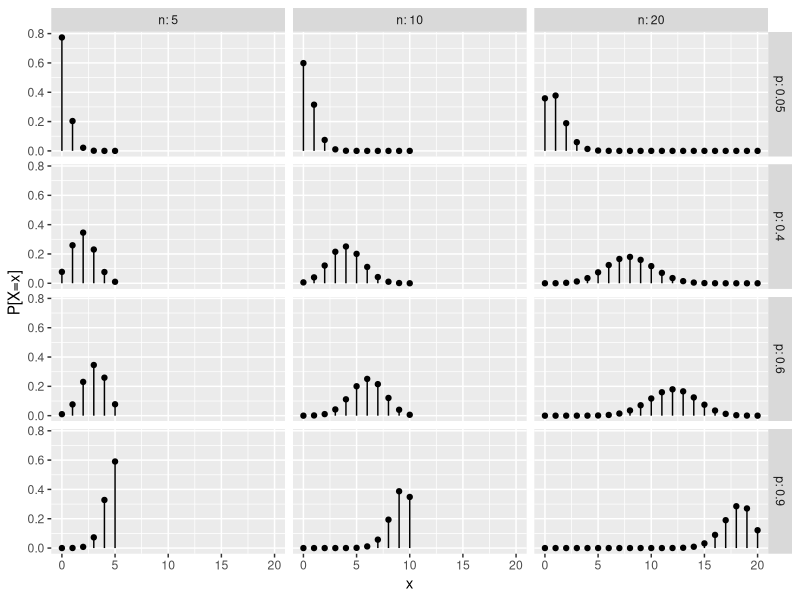
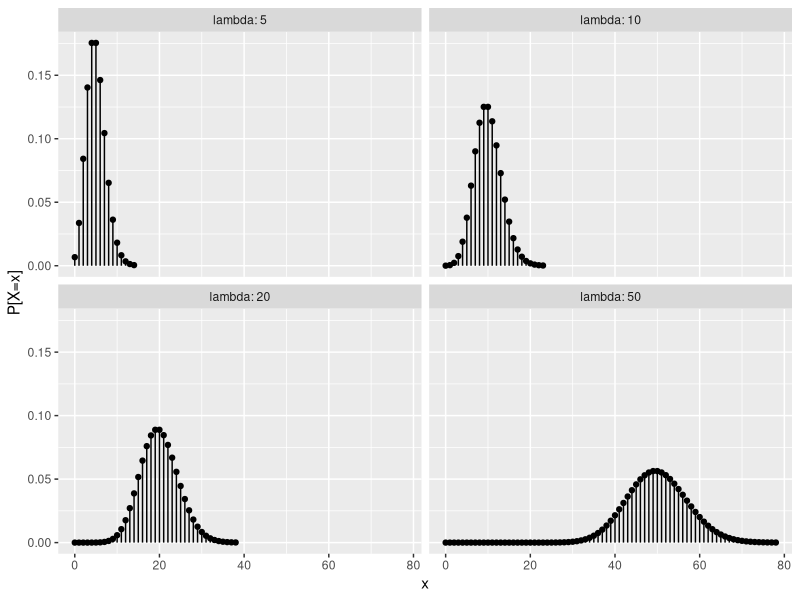
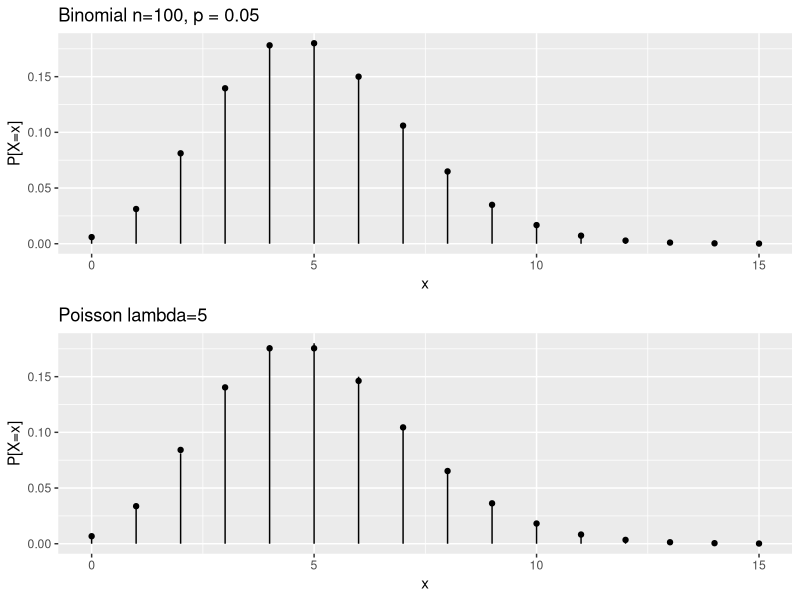
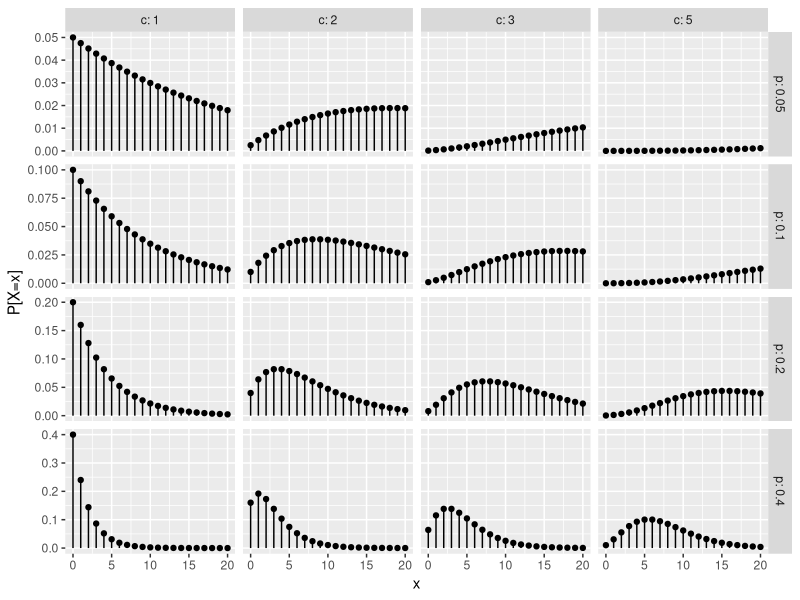
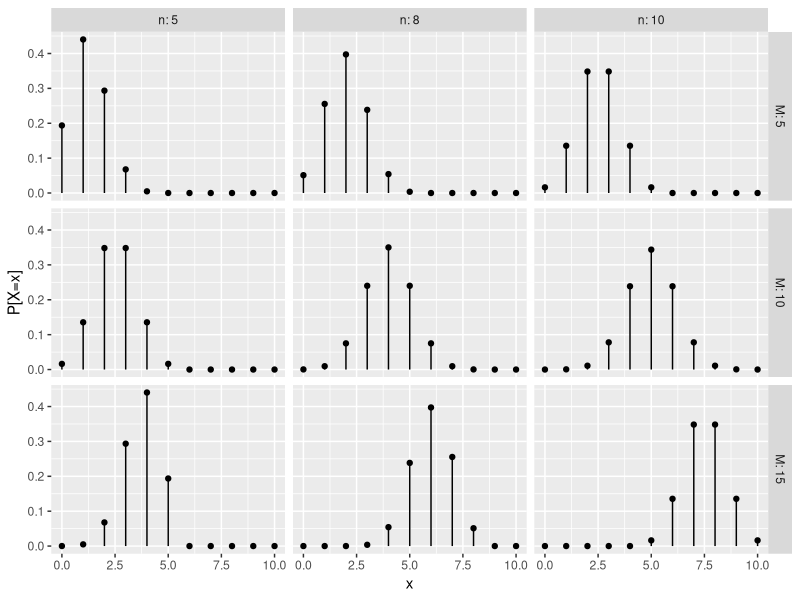
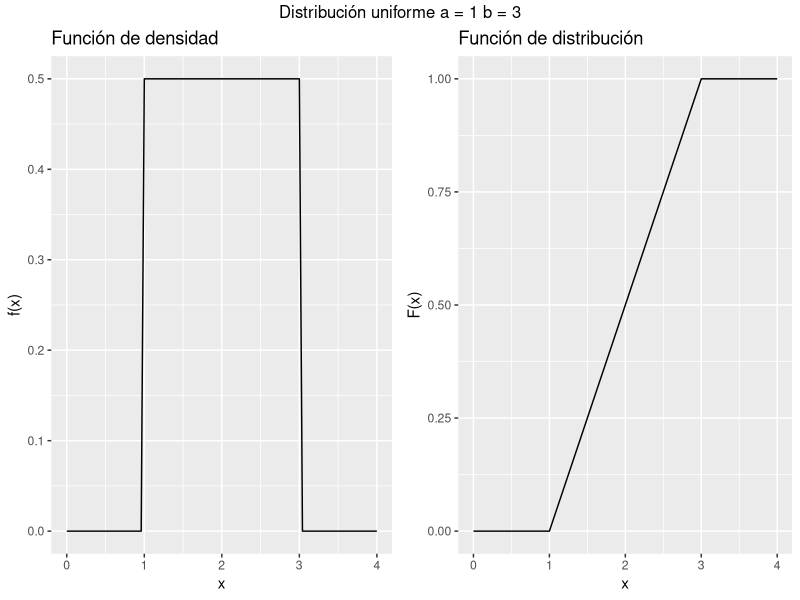
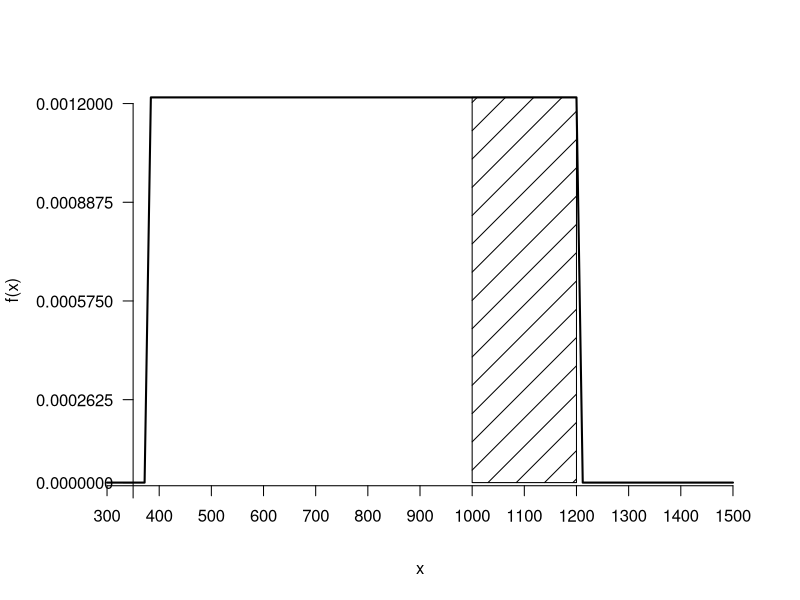
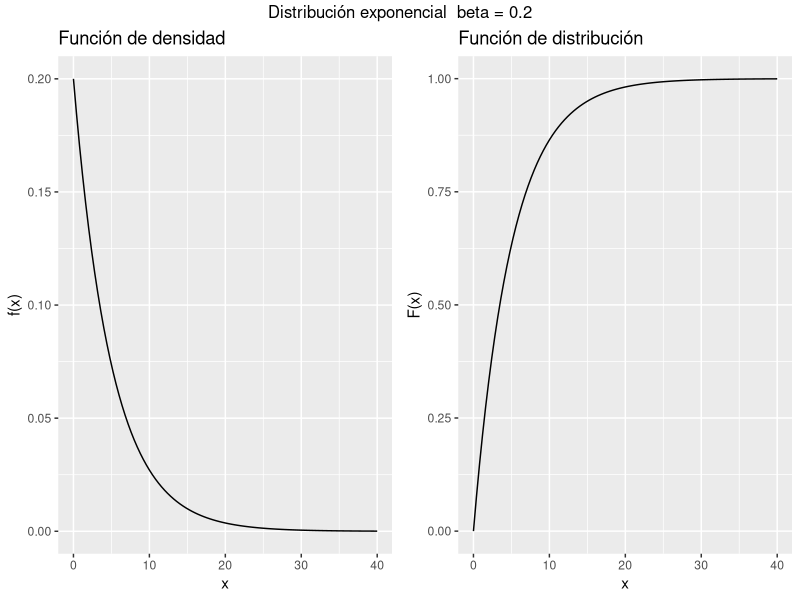

Generate these figures, in order, with R:
## ---- chunk 1
library(dplyr)
library(ggplot2)
n <- c(5, 10, 20)
gdata <- lapply(n, function(x) expand.grid(list(n = x, 
                          p = c(0.05, 0.4, 0.6, 0.9),
                          x = seq(0, x)))) %>% bind_rows() %>% 
  mutate(prob = dbinom(x, n, p))
ggplot(gdata, aes(x = x, xend = x, y = 0, yend = prob)) + 
  geom_segment() +
  geom_point(aes(y=prob)) +
  facet_grid(p~n, labeller = label_both) +
  labs(y = "P[X=x]")
## ---- chunk 2
dbinom(x = 0, size = 5, prob = 0.4)
1 - pbinom(q = 1, size = 5, prob = 0.4)
pbinom(q = 1, size = 5, prob = 0.4, lower.tail = FALSE)
sum(dbinom(x = 2:5, size = 5, prob = 0.4))
## ---- chunk 3
pbinom(q = 0, size = 10, prob = 0.25, lower.tail = FALSE)
## ---- chunk 4
library(dplyr)
library(ggplot2)
par1 <- c(5, 10, 20, 50)
gdata <- lapply(par1, function(lam) expand.grid(list(lambda = lam, 
                          x = seq(0, round(lam + 4*sqrt(lam)) )))) %>% 
  bind_rows() %>% 
  mutate(prob = dpois(x, lambda))
ggplot(gdata, aes(x = x, xend = x, y = 0, yend = prob)) + 
  geom_segment() +
  geom_point(aes(y = prob)) +
  facet_wrap(vars(lambda), labeller = label_both) +
  labs(y = "P[X=x]")
## ---- chunk 5
dpois(x = 0, lambda = 4)
## ---- chunk 6
ppois(q = 2, lambda = 8)
dpois(x = 30, lambda = 32)
## ---- chunk 7

x <- 0:15
n <- 100
p <- 0.05

gdata <- data.frame(x = x, dbinom = dbinom(x, n, p),
                    dpois = dpois(x, n*p))
gridExtra::grid.arrange(
  
gdata %>% ggplot(aes(x = x, xend = x, y = 0, yend = dbinom)) + 
  geom_segment() + 
  geom_point(aes(y=dbinom)) +
  labs(title = "Binomial n=100, p = 0.05", y = "P[X=x]"),
gdata %>% ggplot(aes(x = x, xend = x, y = 0, yend = dbinom)) + 
  geom_segment() + 
  geom_point(aes(y=dpois)) +
  labs(title = "Poisson lambda=5", y = "P[X=x]")
)
## ---- chunk 8
pbinom(2, 100, 0.01)
ppois(2, 1)
## ---- chunk 9
library(dplyr)
library(ggplot2)
par1 <- c(1, 2, 3, 5)
gdata <- lapply(par1, function(c) expand.grid(list(c = c, 
                          p = c(0.05, 0.1, 0.2, 0.4),
                          x = seq(0, 20 )))) %>% bind_rows() %>% 
  mutate(prob = dnbinom(x, c, p))
ggplot(gdata, aes(x = x, xend = x, y = 0, yend = prob)) + 
  geom_segment() +
  geom_point(aes(y=prob)) +
  facet_grid(p ~c, labeller = label_both, scales = "free_y") +
  labs(y = "P[X=x]")
## ---- chunk 10
dnbinom(x = 1, size = 4, prob = 0.6)
## ---- chunk 11
pnbinom(q = 6, size = 4, prob = 0.5, lower.tail = FALSE)
## ---- chunk 12
pnbinom(q = 6, size = 4, prob = 1/2, lower.tail = FALSE)
qnbinom(p = 0.95, size = 4, prob = 1/2)
## ---- chunk 13
pgeom(q = 3, prob = 4/52)
## ---- chunk 14
library(dplyr)
library(ggplot2)
N <-  20
M <- c(5, 10, 15)
gdata <- lapply(M, function(M) expand.grid(list(M = M, 
                          n = c(5, 8, 10),
                          x = seq(0, 10)))) %>% bind_rows() %>% 
  mutate(prob = dhyper(x = x,m = M, n = N-M,k =  n))
ggplot(gdata, aes(x = x, xend = x, y = 0, yend = prob)) + 
  geom_segment() +
  geom_point(aes(y=prob)) +
  facet_grid(M~n, labeller = label_both) +
  labs(y = "P[X=x]")
## ---- chunk 15
dhyper(x = 1, m = 30, n = 20, k = 5)
## ---- chunk 16
dhyper(x = 1, m = 4, n = 52-4, k = 10)
## ---- chunk 17
f.unif <- function(x, a, b) x^0*1/(b-a)
a <- 1
b <- 3
library(ggplot2)
library(gridExtra)
grid.arrange(ggplot(data.frame(x = c(0, 4), y = c(0, 1)), aes(x,y)) +
               stat_function(fun = dunif, args = list(min = a, max = b)) +
               labs(title = "Función de densidad",
                    y = "f(x)"),
             ggplot(data.frame(x = c(0, 4), y = c(0, 1)), aes(x,y)) +
               stat_function(fun = punif, args = list(min = a, max = b)) +
               labs(title = "Función de distribución",
                    y = "F(x)"),
             nrow = 1,
             top = paste("Distribución uniforme a =",a, "b =", b) 
)


## ---- chunk 18
f <- function(x) dunif(x, 380, 1200)
curve(f, 300, 1500, axes = FALSE, lwd = 2)
axis(1, pos = -0.00001, at = seq(300, 1500, by = 100))
axis(2, pos = 350, at = c(-1, 0, seq(-0.00005, 0.0012, length.out = 5)), las = 2)
polygon(c(1000, 1200, 1200, 1000, 1000), c(0,0,1/820, 1/820, 0), density = 5)
## ---- chunk 19
punif(q = 1000, min = 380, max = 1200, lower.tail = FALSE)
## ---- chunk 20
punif(q = 0.9, min = 0, max = 1, lower.tail = FALSE)
## ---- chunk 21
b <- 0.2
xmax <- 40
library(gridExtra)
grid.arrange(ggplot(data.frame(x = c(0, xmax), y = c(0, 1)), aes(x,y)) +
               stat_function(fun = dexp, args = list(rate = b)) +
               labs(title = "Función de densidad",
                    y = "f(x)"),
             ggplot(data.frame(x = c(0, xmax), y = c(0, 1)), aes(x,y)) +
               stat_function(fun = pexp, args = list(rate = b)) +
               labs(title = "Función de distribución",
                    y = "F(x)"),
             nrow = 1,
             top = paste("Distribución exponencial ",  expression(beta), "=", b) 
)


## ---- chunk 22
pexp(q = 1, rate = 4,lower.tail = FALSE)
## ---- chunk 23

marori <- par("mar")
marnew <- marori
marnew[3] <- 2.1
par(mar = marnew)
x <- seq(0, 1.5, by =0.05)
y <- dexp(x, 4)
plot(x,y, type = "l", axes = FALSE, lwd = 2,
     ylab = "f(x)", main = "Función de densidad",
     ylim = c(0, 4.5))
axis(1, pos = 0)
axis(2, pos = 0, las = 1)
abline(v=1)
## ---- chunk 24
pexp(1, 4, lower.tail = FALSE)
## ---- chunk 25
qexp(p = 0.95, rate = 2)
## ---- chunk 26
mu <- 10
sigma <-  2
library(gridExtra)
grid.arrange(ggplot(data.frame(x = c(mu-4*sigma, mu+4*sigma), y = c(0, 1)), aes(x,y)) +
               stat_function(fun = dnorm, args = list(mean = mu, sd = sigma)) +
               labs(title = "Función de densidad",
                    y = "f(x)"),
             ggplot(data.frame(x = c(mu-4*sigma, mu+4*sigma), y = c(0, 1)), aes(x,y)) +
               stat_function(fun = pnorm, args = list(mean = mu, sd = sigma)) +
               labs(title = "Función de distribución",
                    y = "F(x)"),
             nrow = 1,
             top = paste0("Distribución normal media ", mu, " y desviación típica ", sigma)
)


## ---- chunk 27
oldpar <- par(mar = c(5, 4, 0, 2) + 0.1, mai = c(0.3, 0.3, 0.2, 0.3))

plot(rep(0.2, 20), axes = FALSE, type = "n", ann = FALSE, xlim = c(-3.1, 3.1), ylim = c(-0.2, 0.4))
curve(dnorm, add = TRUE, lwd = 3)
axis(1, pos = -0.01, at = -3:3, 
     labels = c(expression(-3*sigma),
                expression(-2*sigma),
                expression(-1*sigma),
                expression(mu),
                expression(1*sigma),
                expression(2*sigma),
                expression(3*sigma)), 
     lwd = 2)
lines(x = c(0, 0), y = c(dnorm(0), -0.01), lty = 5)
ypos <- seq(-0.1, -0.2, length.out = 3)
ytext <- c("68.27%", "95.45%", "99.73%")
text(x = 0, y = ypos, labels = ytext)
arrows(x0 = c(rep(-0.29, 3), rep(0.29,3)), y0 = rep(ypos, 2), x1 = c(-1:(-3), 1:3), length = .15, angle = 25)
xpos <- c(-1:(-3), 1:3)
for (i in 1:6){
lines(x = rep(xpos[i], 2), y = c(-0.06, rep(ypos,2)[i] - 0.01))
}
par(oldpar)
## ---- chunk 28
par(mfrow=c(2,3))

# x <= a
a <- 1
mu <- 0
sig <- 1
curve(dnorm(x, mean = mu),
      xlim = c(mu-4*sig, mu+4*sig),
      ylab = "",
      col = "steelblue",
      lwd = 2,
      axes = FALSE,
      xlab = "")
axis(1, col = gray(0.5), pos = 0, at = c(-10, mu, a, 10),
     labels = c("", "0", "a", ""), padj = -1.5)

mtext(expression("P"*group("[", Z<=a, "]")== F(a)), 1, 1)
xx <- c(seq(a, -6, length.out = 100))
polygon(x = c(xx, -6, rev(xx), a),
        y = c(0, dnorm(xx, mean = mu), rep(0, 101)), col = gray(0.75),
        lty = 3)
axis(2, las = 2, pos = 0, col = gray(0.5),
     at = c(dnorm(c(-1), mean = 3), 10),
     labels = c("", ""))


## Density x>a
a <- 1
mu <- 0
sig <- 1
curve(dnorm(x, mean = mu),
      xlim = c(mu-4*sig, mu+4*sig),
      ylab = "",
      col = "steelblue",
      lwd = 2,
      axes = FALSE,
      xlab = "")
axis(1, col = gray(0.5), pos = mu, at = c(-10, mu, a, 10),
     labels = c("", 0, "a", ""), padj = -1.5)
axis(2, las = 2, pos = 0, col = gray(0.5),
     at = c(dnorm(c(-1), mean = 3), 10),
     labels = c("", ""))

mtext(expression("P[Z>a]" == "1 - P"* group("[", Z <= a, "]") ), 1, 1)
xx <- c(seq(a, 6, length.out = 100))
polygon(x = c(xx, 6, rev(xx), a),
        y = c(0, dnorm(xx, mean = mu), rep(0, 101)), col = gray(0.75),
        lty = 3)

# x > -a
a <- -1
curve(dnorm(x, mean = mu),
      xlim = c(mu-4*sig, mu+4*sig),
      ylab = "",
      col = "steelblue",
      lwd = 2,
      axes = FALSE,
      xlab = "")
axis(1, col = gray(0.5), pos = 0, 
     at = c(-10, a, mu, 10),
     labels = c("", "-a", "0", ""), 
     padj = -1.5)


mtext(expression("P[Z>-a]" == "P"*group("[", Z<=a, "]")), 1, 1)
xx <- c(seq(a, 6, length.out = 100))
polygon(x = c(xx, 6, rev(xx), a),
        y = c(0, dnorm(xx, mean = mu), rep(0, 101)), col = gray(0.75),
        lty = 3)
axis(2, las = 2, pos = 0, col = gray(0.5),
     at = c(dnorm(c(-1), mean = 3), 10),
     labels = c("", ""))


# x < -a
a <- -1
curve(dnorm(x, mean = mu),
      xlim = c(mu-4*sig, mu+4*sig),
      ylab = "",
      col = "steelblue",
      lwd = 2,
      axes = FALSE,
      xlab = "")
axis(1, col = gray(0.5), pos = 0, at = c(-10, mu, a, 10),
     labels = c("", "0", "-a", ""), padj = -1.5)
axis(2, las = 2, pos = 0, col = gray(0.5),
     at = c(dnorm(c(-1), mean = 3), 10),
     labels = c("", ""))

mtext(expression("P"*group("[", Z<= -a, "]" )== "1- P"*group("[", Z<=a, "]")), 1, 1)
xx <- c(seq(a, -6, length.out = 100))
polygon(x = c(xx, -6, rev(xx), a),
        y = c(0, dnorm(xx, mean = mu), rep(0, 101)), col = gray(0.75),
        lty = 3)

# -b < x < -a
a <- -1
b <- -2
curve(dnorm(x, mean = mu),
      xlim = c(mu-4*sig, mu+4*sig),
      ylab = "",
      col = "steelblue",
      lwd = 2,
      axes = FALSE,
      xlab = "")
axis(1, col = gray(0.5), pos = 0, 
     at = c(   -10,   b,    a,   0,  -a, -b,  10),
     labels = c(" ", "-b", expression("-a"), "0", "a", "b", " "), 
     padj = -1.5)
axis(2, las = 2, pos = 0, col = gray(0.5),
     at = c(dnorm(c(-1), mean = 3), 10),
     labels = c("", ""))

mtext("P[-b<Z<-a]= P[a<Z<b]=", 1, 1)
mtext(expression("=P"*group("[", Z<=b, "]")-"P"*group("[", Z<=a, "]")), 1, 3)
xx <- c(seq(a, b, length.out = 100))
polygon(x = c(xx, b, rev(xx), a),
        y = c(0, dnorm(xx, mean = mu), rep(0, 101)), col = gray(0.75),
        lty = 3)

xx <- c(seq(-a, -b, length.out = 100))
polygon(x = c(xx, -b, rev(xx), -a),
        y = c(0, dnorm(xx, mean = mu), rep(0, 101)), col = gray(0.75),
        lty = 3)


# -a < x < b
a <- -1
b <- 2
curve(dnorm(x, mean = mu),
      xlim = c(mu-4*sig, mu+4*sig),
      ylab = "",
      col = "steelblue",
      lwd = 2,
      axes = FALSE,
      xlab = "")
axis(1, col = gray(0.5), pos = 0, at = c(-10, a, mu, b, 10),
     labels = c("", "-a", "0", "b", ""), padj = -1.5)

mtext(expression("P"*group("[", "-a ≤ Z" <= b, "]")*"="), 1, 1)
mtext("P[Z ≤ b] + P[Z ≤ a] - 1", 1, 3)
xx <- c(seq(a, b, length.out = 100))
polygon(x = c(xx, b, rev(xx), a),
        y = c(0, dnorm(xx, mean = mu), rep(0, 101)), col = gray(0.75),
        lty = 3)
axis(2, las = 2, pos = 0, col = gray(0.5),
     at = c(dnorm(c(-1), mean = 3), 10),
     labels = c("", ""))

## ---- chunk 29
a <- 3
mu <- 5
sig <- 1.5
dt <- 2
curve(dnorm(x, mean = mu, sd = dt),
      xlim = c(mu-4*sig, mu+4*sig),
      ylab = "",
      col = "steelblue",
      lwd = 2,
      axes = FALSE,
      xlab = "")
axis(1, col = gray(0.5), 
     pos = 0, 
     at = c(-10, 0, a, mu, 8.76, 15),
     labels = c("", 0, a, mu, 8.76, ""))
axis(2, las = 2, pos = 0, col = gray(0.5),
     at = c(dnorm(c(-1), mean = 3), 10),
     labels = c("", ""))

xx <- c(seq(-3, a, length.out = 200))
polygon(x = c(xx, a, a, rev(xx)),
        y = c(0, dnorm(xx, mean = mu, sd = dt), rep(0, 201)), col = gray(0.75),
        lty = 3)
text(1.5, 0.015, "P[X<3]=")
text(1.5, 0.005, "=1-P[Z<1]=0.1587")
mtext("z=1.88", 1, at=8.76, line = 1.5)
mtext("x", 4, at = 0, las = 1)
mtext("f(x)", 3, at = 0, las = 1)

xx <- c(seq(8.76, 15, length.out = 200))
polygon(x = c(8.76, xx, 15, rev(xx)),
        y = c(0, dnorm(xx, mean = mu, sd = dt), rep(0, 201)), col = gray(0.75),
        lty = 3)
text(9.3, 0.01, "0.03")
## ---- chunk 30
pnorm(q = 3, mean = 5, sd = 2)
qnorm(p = 0.03, mean = 5, sd = 2, lower.tail = FALSE)
## ---- chunk 31
pnorm(2, 1.8, 0.5) - pnorm(1, 1.8, 0.5)
qnorm(p = 0.95, 1.8, 0.5)
## ---- chunk 32
la <- 2
lb <- 4
lc <- 5
x <- 8
pta <- pexp(q = x, rate = 1/la, lower.tail = FALSE )
ptb <- pexp(q = x, rate = 1/lb, lower.tail = FALSE )
ptc <- pexp(q = x, rate = 1/lc, lower.tail = FALSE )
pta*0.25+ptb*0.25+ptc*0.5
## ---- chunk 33
par(mfrow=c(2,2))
for (n in c(10, 30, 50, 100)){
  # n <- 10
  p <- 0.2
  x <- 0:n
  plot(dbinom(x, n, p), 
       type = "n", 
       xlim = c(-1, n+1), axes = FALSE, main = paste0("Binomial p=", p, ", n=", n),
       xlab = "x", ylab = "P[X=x]")
  axis(1, pos = 0, at = seq(-1, n+1), labels= c(NA, seq(0, n+1)))
  axis(2, las = 2, pos = -1)
  for (i in x){
    lines(rep(i, 2), c(0, dbinom(i, n, p)), lwd=3, col = "steelblue")
  }
}
